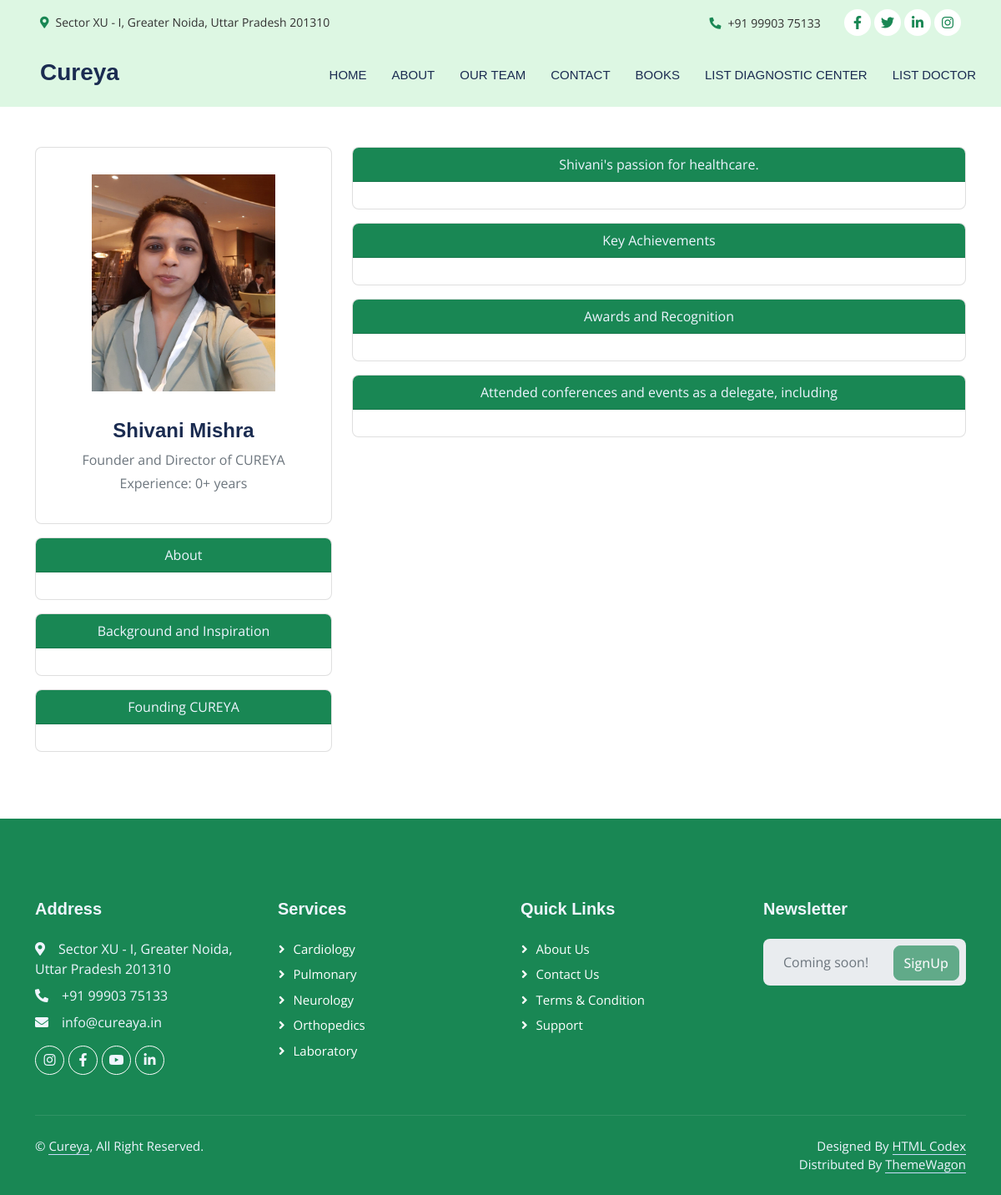
Page /team/7cd0a12ea39e425aae2a1357398d73d9/ on the committed database.
### cureya/models.py (models this page shows, shortened)
class TeamMember(models.Model):
    id = models.UUIDField(
        primary_key=True,
        default=uuid.uuid4,
        editable=False)
    name = models.CharField(max_length=60)
    experience_years = models.IntegerField(default=0)
    photo = models.ImageField(upload_to='team/')
    designation = models.CharField(max_length=40)
    priority = models.IntegerField(default=3)
    is_visible = models.BooleanField(default=True)
    created_at = models.DateTimeField(auto_now_add=True)
    updated_at = models.DateTimeField(auto_now=True)

class Section(models.Model):
    CONTENT_CHOICES = (
        ('P', 'Paragraph'),
        ('B', 'Bullet')
    )
    SECTION_SIZE_CHOICES = (
        ('SM', 'SMALL'),
        ('LG', 'LARGE')
    )
    section_name = models.CharField(max_length=60, default='')
    team_mate = models.ForeignKey(TeamMember, on_delete=models.CASCADE, null=True)
    section_size = models.CharField(max_length=2, choices=SECTION_SIZE_CHOICES, default='P')
    content_type = models.CharField(max_length=1, choices=CONTENT_CHOICES, default='LG')

### cureya/views.py (the view)
# urls.py: path('team/<str:id>/', team_slug),
def team_slug(request: ASGIRequest, id):
    context = {}
    try:
        member = TeamMember.objects.get(pk=UUID(id))
        sections = Section.objects.filter(team_mate=id)
        data = []
        for section in list(sections.values()):
            section['content'] = list(
                (Content.objects.filter(section=section['id'])).values()
            )
            data.append(section)
        context['team_member'] = member
        context['sections'] = data
        return render(request, 'team-slug.html', context)
    except Exception:
        return render(request, '404.html')

### templates/team-slug.html (shortened to what this page needs)
{% extends 'partials/_base.html' %}
{% load static %}
{% block content %}
<div class="container my-5">
  <div class="row">
    <div class="col-md-4 col-sm-12 mb-3">
      <div class="card w-100 mb-3" style="width: 18rem;">
        <div class="card-body">
          <div class="card-body">
                    <div class="d-flex flex-column align-items-center text-center">
                      <img src="{{ team_member.photo.url }}" alt="Admin" height="260" width="220">
                      <div>
                        <h4>{{team_member.name}}</h4>
                        <p class="text-secondary mb-1">{{ team_member.designation }}</p>
                        <p class="text-secondary mb-1">Experience: {{team_member.experience_years}}+ years</p>
                      </div>
                    </div>
                  </div>
        </div>
      </div>
      {% for section in sections %}
      {% if section.section_size == 'SM' %}
      <div class="card mb-3">
        <div class="card-header bg-success text-center text-light">
          {{ section.section_name }}
        </div>
        <div class="card-body">
        </div>
      </div>
      {% endif %}
      {% endfor %}
    </div>
    <div class="col-md-8 col-sm-12">
      {% for section in sections %}
      {% if section.section_size == 'LG' %}
      <div class="card mb-3">
        <div class="card-header bg-success text-center text-light">
          {{ section.section_name }}
        </div>
        <div class="card-body">
        </div>
      </div>
      {% endif %}
      {% endfor %}
    </div>
  </div>
</div>
{% endblock %}

### static/css/style.css (style rules this page uses)
:root { --primary: #7C7C7C; --light: #EFF5FF; --dark: #1B2C51; }
body { font-family: "Open Sans", sans-serif; color: #313030; }
h1, h2, h3, h4, h5, h6 { font-family: "Raleway", sans-serif; }

### rows in the picture
TeamMember: photo (picture), name "Shivani Mishra", designation "Founder and Director of CUREYA", experience_years "0"
Section: section_name "About"
Section: section_name "Background and Inspiration"
Section: section_name "Founding CUREYA"
Section: section_name "Shivani's passion for healthcare."
Section: section_name "Key Achievements"
Section: section_name "Awards and Recognition"
Section: section_name "Attended conferences and events as a delegate, including"
